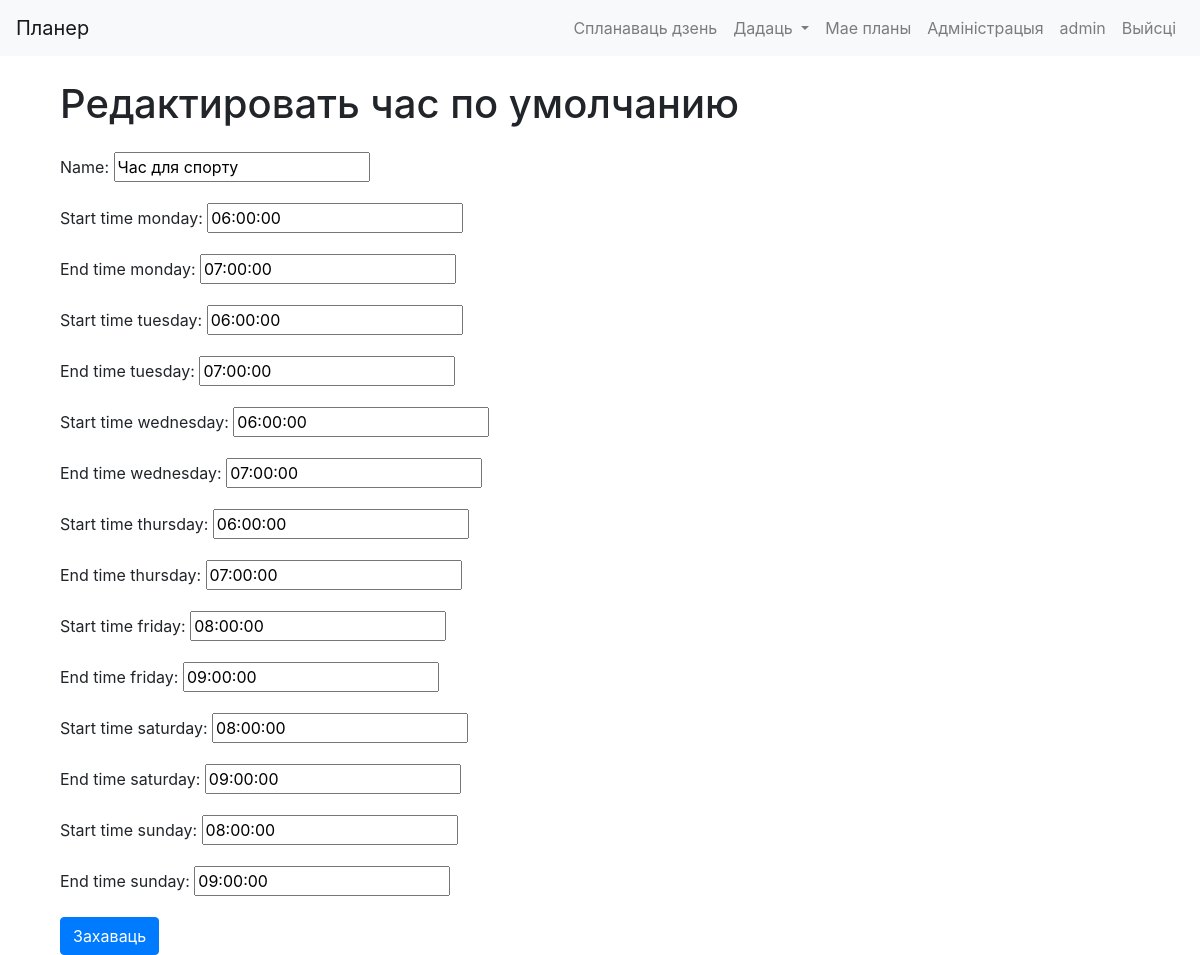
/calendar/edit_default_hour/4/ (signed in), run on the app's committed database.
### cal/models.py (models this page shows, shortened)
class DefaultHour(models.Model):
    name = models.CharField(max_length=63)
    start_time_monday = models.TimeField(null=True, blank=True)
    end_time_monday = models.TimeField(null=True, blank=True)
    start_time_tuesday = models.TimeField(null=True, blank=True)
    end_time_tuesday = models.TimeField(null=True, blank=True)
    start_time_wednesday = models.TimeField(null=True, blank=True)
    end_time_wednesday = models.TimeField(null=True, blank=True)
    start_time_thursday = models.TimeField(null=True, blank=True)
    end_time_thursday = models.TimeField(null=True, blank=True)
    start_time_friday = models.TimeField(null=True, blank=True)
    end_time_friday = models.TimeField(null=True, blank=True)
    start_time_saturday = models.TimeField(null=True, blank=True)
    end_time_saturday = models.TimeField(null=True, blank=True)
    start_time_sunday = models.TimeField(null=True, blank=True)
    end_time_sunday = models.TimeField(null=True, blank=True)

### cal/views.py (the view)
# urls.py: path('edit_default_hour/<int:pk>/', views.edit_default_hour, name='edit_default_hour'),
@login_required
@user_passes_test(admin_check)
def edit_default_hour(request, pk):
    hour = get_object_or_404(DefaultHour, id=pk)
    if request.method == 'POST':
        form = DefaultHourForm(request.POST, instance=hour)
        if form.is_valid():
            form.save()
            return redirect('cal:view_default_hours')
    else:
        form = DefaultHourForm(instance=hour)
    return render(request, 'cal/edit_default_hour.html', {'form': form})

### cal/forms.py
class DefaultHourForm(forms.ModelForm):
    class Meta:
        model = DefaultHour
        fields = '__all__'

### cal/views.py (called while the page is built)
def admin_check(user):
    return user.is_superuser

### cal/templates/cal/edit_default_hour.html (shortened to what this page needs)
{% extends "cal/layout.html" %}
{% load static %}
{% block content %}
  <div class="container-fluid">
    <h1 class="my-4">Редактировать час по умолчанию</h1>
    <div class="row">
      <div class="col">
        <form method="post">
          {{ form.as_p }}
          <button class="btn btn-primary" type="submit">Захаваць</button>
        </form>
      </div>
    </div>
  </div>
{% endblock %}

### cal/templates/cal/layout.html (shortened to what this page needs)
{% load static %}
<!DOCTYPE html>
<html lang="be">
<head>
    <link href="https://stackpath.bootstrapcdn.com/bootstrap/4.3.1/css/bootstrap.min.css" rel="stylesheet">
    <link rel="stylesheet" href="{% static 'cal/styles.css' %}">
</head>
<body>
    <nav class="navbar navbar-expand-lg navbar-light bg-light">
        <a class="navbar-brand" href="{% url 'cal:index' %}">Планер</a>
        <div class="collapse navbar-collapse justify-content-end" id="navbarNav">
            <ul class="navbar-nav align-items-center">
                <li class="nav-item">
                    <a class="nav-link" href="{% url 'cal:today' %}">Спланаваць дзень</a>
                </li>
                <li class="nav-item dropdown">
                    <a class="nav-link dropdown-toggle" href="#" id="navbarDropdown" role="button" data-toggle="dropdown" aria-haspopup="true" aria-expanded="false">
                        Дадаць
                    </a>
                </li>
                <li class="nav-item">
                    <a class="nav-link" href="{% url 'cal:view_plans' %}">Мае планы</a>
                </li>
                {% if user.is_staff %}
                <li class="nav-item">
                    <a class="nav-link" href="{% url 'cal:admin_page' %}">Адміністрацыя</a>
                </li>
                {% endif %}
                <li class="nav-item">
                    <a class="nav-link" href="{% url 'index' %}">{{ user.username }}</a>
                </li>
                <li class="nav-item">
                    <a class="nav-link" href="{% url 'logout' %}">Выйсці</a>
                </li>
            </ul>
        </div>
    </nav>
    <div class="container">
        {% block content %}
        {% endblock content %}
    </div>
</body>
</html>

### data on the page
DefaultHour: name "Час для спорту", start_time_monday "06:00:00", end_time_monday "07:00:00", start_time_tuesday "06:00:00", end_time_tuesday "07:00:00", start_time_wednesday "06:00:00", end_time_wednesday "07:00:00", start_time_thursday "06:00:00", end_time_thursday "07:00:00", start_time_friday "08:00:00", end_time_friday "09:00:00", start_time_saturday "08:00:00", end_time_saturday "09:00:00", start_time_sunday "08:00:00", end_time_sunday "09:00:00"

### other printed values
{{ user.username }} "admin"
